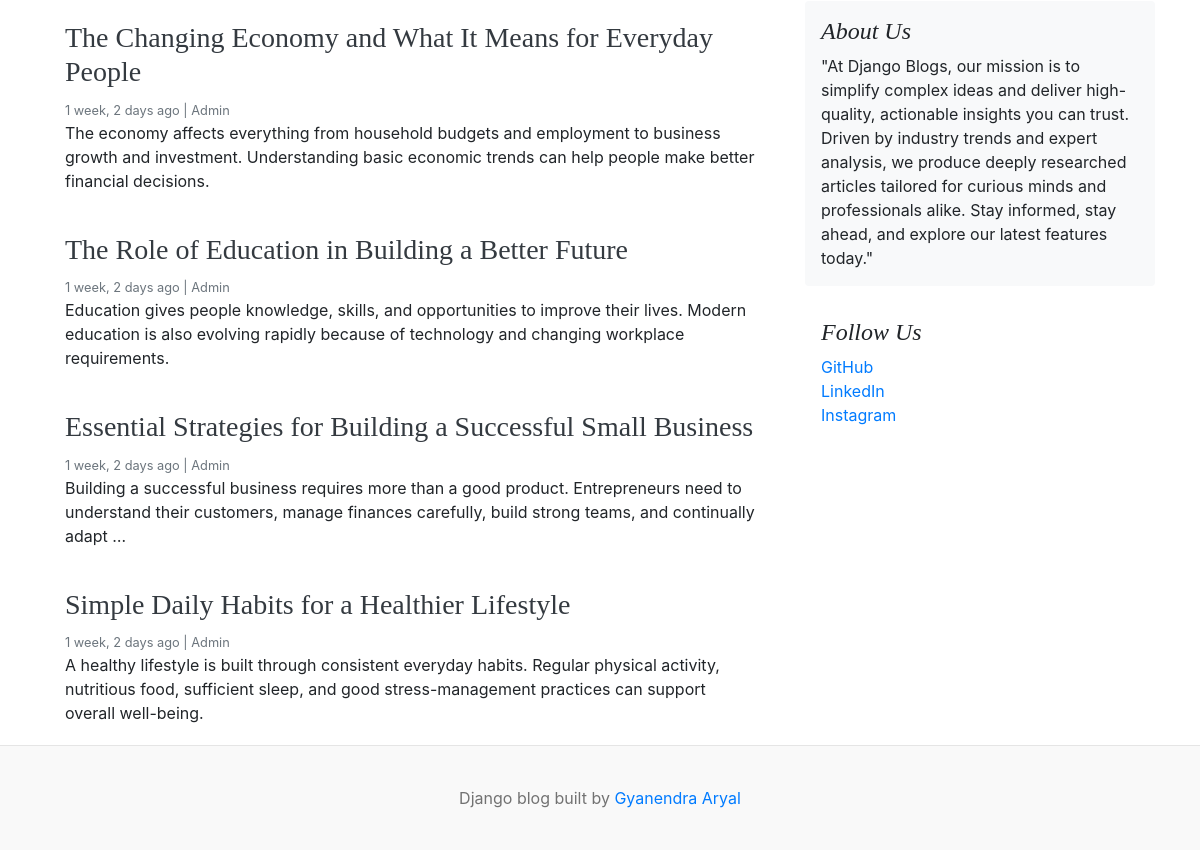
The app's page / (lower part), older data.
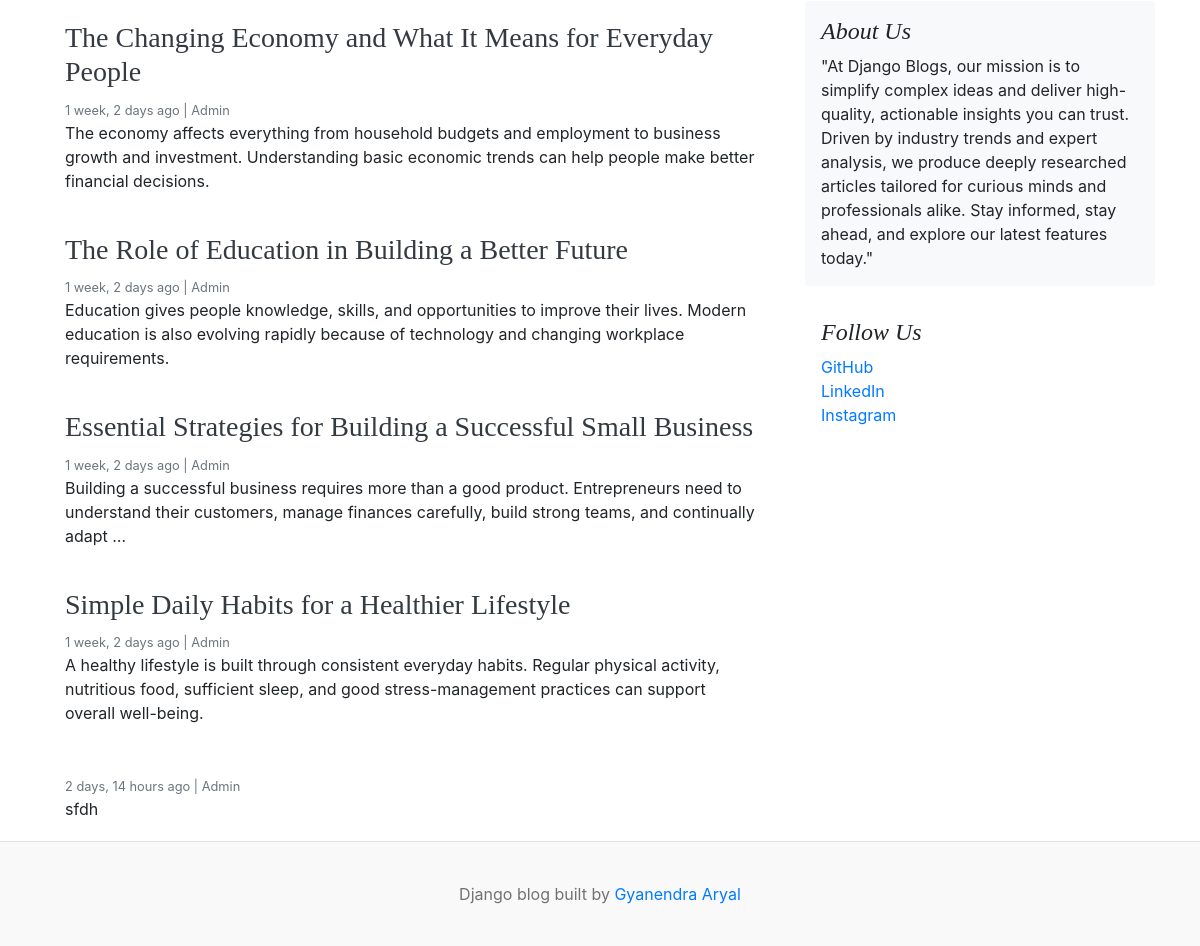
The same page, newer data.
### blogs/models.py (models this page shows, shortened)
class Blog(models.Model):
    STATUS_CHOICES = [
        ("Draft", "DRAFT"),
        ("Published", "PUBLISHED"),
    ]
    id = models.BigAutoField(primary_key=True)
    title = models.CharField(max_length=100)
    slug = models.SlugField(max_length=150, unique=True, blank=True)
    category = models.ForeignKey(Category, on_delete=models.CASCADE)
    author = models.ForeignKey(User, on_delete=models.CASCADE)
    featured_image = models.ImageField(upload_to="uploads/%Y/%m/%d")
    short_description = models.TextField()
    blog_body = models.TextField()
    status = models.CharField(choices=STATUS_CHOICES, default="Draft", max_length=20)
    is_featured = models.BooleanField(default=False)
    created_at = models.DateTimeField(auto_now_add=True)
    updated_at = models.DateTimeField(auto_now=True)

### aboutus/models.py (models this page shows, shortened)
class SocialLink(models.Model):
    id = models.BigAutoField(primary_key=True)
    platform = models.CharField(max_length=20)
    link = models.URLField(max_length=100)
    created_at = models.DateTimeField(auto_now_add=True)
    updated_at = models.DateTimeField(auto_now=True)

### blog_main/views.py (the view)
# urls.py: 2. Add a URL to urlpatterns:  path('', views.home, name='home')
def home(request):
    try:
        about = About.objects.get()
    except:
        about = None
    featured_posts = Blog.objects.filter(is_featured=True, status="Published").order_by(
        "-updated_at"
    )
    posts = Blog.objects.filter(is_featured=False, status="Published")
    context = {
        "featured_posts": featured_posts,
        "posts": posts,
        "about": about,
    }
    return render(request, "home.html", context)

### blogs/context_processors.py (called while the page is built)
def get_categories(request):
    categories = Category.objects.all()
    return dict(categories=categories)

def get_social_links(request):
    social_links = SocialLink.objects.all()
    return dict(social_links=social_links)

### blogs/models.py (called while the page is built)
    def __str__(self):
        return self.category_name

### templates/home.html (shortened to what this page needs)
{% extends "base.html" %}
{% block content %}
  <main role="main" class="container p-0">
    <div class="row">
      <div class="col-md-8 blog-main">
          {% for post in posts %}
         <div class="card border-0" >
        <div class="card-body">
          <h3>
            {% if post.slug %}
            <a href="{% url 'blogs' post.slug %}" class = "text-dark">{{post.title}}</a>
        {% endif %}
        </h3>
          <small class="mb-1 text-muted">{{post.created_at | timesince}} ago | <span class = "text-capitalize">{{post.author}}</span> </small>
          <p class="card-text">{{post.short_description | truncatewords:25}} </p>
        </div>
      </div>
      {% endfor %}
      </div>
      <aside class="col-md-4 blog-sidebar">
        <div class="p-3 mb-3 bg-light rounded">
          <h4 class="font-italic">{{about.title}}</h4>
          <p class="mb-0">{{about.description}} </p>
        </div>
        {% if social_links %}
        <div class="p-3">
          <h4 class="font-italic">Follow Us</h4>
          <ol class="list-unstyled">
            {% for link in social_links %}
            <li><a href="{{link.link}}" target="_blank">{{link.platform}}</a></li>
            {% endfor %}
        </ol>
    </div>
    {% endif %}
      </aside>
    </div>
  </main>
</div>
{% endblock content %}

Row changes from the older to the newer data that the page shows:
added Blog: created_at "2 days, 14 hours", author "Admin", short_description "sfdh"
